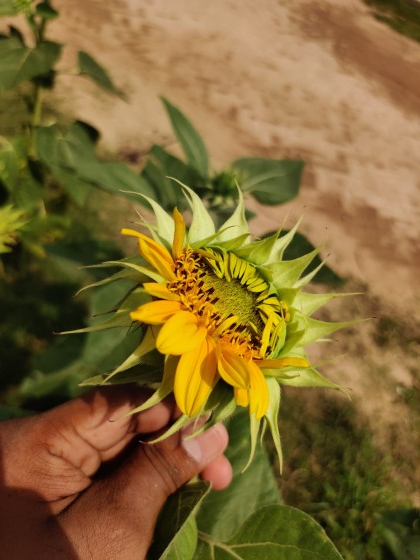
#> input picture Sunflower Compressed/EarlyBloom/EarlyBloom_10 (Small).jpg, 420 x 560 px, given as the content of the folder /home/claude/dataset/extracted/Sunflower Compressed/YoungBud, which was not available
$ python 02_segment_demo.py
#> lines starting #> are read from the running program, lines starting #| are printed output that depends on the picture; after the words box and inside, x2 and y2 are one past the last pixel; in counts of white or black regions, pixels touching at a corner belong together; pictures that were not available may be replaced by others from this repository, and a replacement may not be noted
"""
Stage 2 - Classical DIP Segmentation
Real preprocessed images are segmented to isolate the sunflower head
(capitulum disc + ray florets) from the background (leaves/soil/sky)
using:
  1. HSV color thresholding (yellow/brown hue band) as an initial mask
  2. Otsu thresholding on the Value channel as a secondary cue, combined
  3. Morphological opening + closing to remove noise / fill holes
  4. K-means (k=3) color clustering on the masked region to separate the
     dark disc (florets/seed head) from the yellow ray petals
All operations run on the real dataset images (same source as Stage 1).
"""
import cv2
import numpy as np
import glob
import os
# pyrefly: ignore [missing-import]
import matplotlib.pyplot as plt

DATA_DIR = "/home/claude/dataset/extracted/Sunflower Compressed"
CLASSES = ["YoungBud", "MatureBud", "EarlyBloom", "Healthy", "Wilted"]
OUT = "/home/claude/pipeline/outputs"

def load_image(path, size=256):
#> called with path = '_only/EarlyBloom_10 (Small).jpg', size = 256
    img = cv2.imread(path)
#> img is the input picture: shape (560, 420, 3); mean B, G, R 51.7, 104.6, 129.7
    img = cv2.cvtColor(img, cv2.COLOR_BGR2RGB)
    img = cv2.resize(img, (size, size), interpolation=cv2.INTER_AREA)
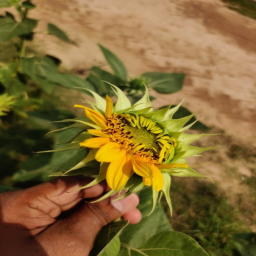
#> img: shape (256, 256, 3); mean R, G, B 129.7, 104.6, 51.7
    return img

def segment_flower(img):
    hsv = cv2.cvtColor(img, cv2.COLOR_RGB2HSV)
#> hsv: shape (256, 256, 3); mean H, S, V 21.9, 161.8, 131.3
    # Yellow/gold/brown hue range typical of sunflower petals & disc (H in OpenCV: 0-179)
    lower = np.array([10, 40, 40])
    upper = np.array([45, 255, 255])
    color_mask = cv2.inRange(hsv, lower, upper)
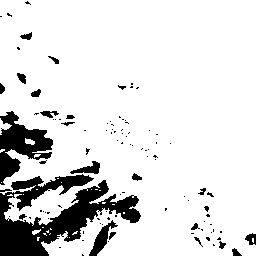
#> color_mask: shape (256, 256); 86.9% white; 103 black regions (80 under 20 px), largest, box (x1, y1, x2, y2) and area: (0, 174, 141, 256) 5153, (0, 111, 53, 185) 1800, (89, 220, 118, 256) 340

    gray = cv2.cvtColor(img, cv2.COLOR_RGB2GRAY)
    blurred = cv2.GaussianBlur(gray, (5, 5), 0)
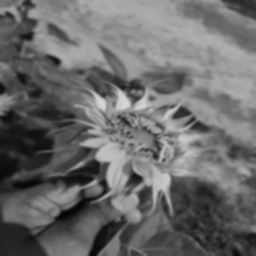
#> blurred: shape (256, 256); min 6, max 214, mean 106.1
    _, otsu_mask = cv2.threshold(blurred, 0, 255, cv2.THRESH_BINARY + cv2.THRESH_OTSU)
#> otsu_mask: shape (256, 256); 53.2% white; 47 black regions (24 under 20 px), largest, box (x1, y1, x2, y2) and area: (0, 0, 152, 256) 19795, (137, 169, 256, 256) 7092, (143, 72, 187, 94) 645

    combined = cv2.bitwise_or(color_mask, cv2.bitwise_and(otsu_mask, color_mask))
    kernel = np.ones((7, 7), np.uint8)
    opened = cv2.morphologyEx(combined, cv2.MORPH_OPEN, kernel, iterations=2)
#> opened: shape (256, 256); 79.6% white; 23 black regions (8 under 20 px), largest, box (x1, y1, x2, y2) and area: (0, 111, 141, 256) 11114, (191, 188, 242, 256) 875, (106, 116, 131, 145) 403
    closed = cv2.morphologyEx(opened, cv2.MORPH_CLOSE, kernel, iterations=2)
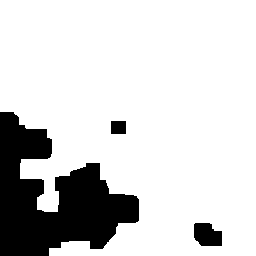
#> closed: shape (256, 256); 82.5% white; 3 black regions, box (x1, y1, x2, y2) and area: (0, 112, 139, 256) 10747, (194, 223, 222, 246) 534, (111, 121, 126, 134) 195

    # keep largest connected component only
    n, labels, stats, _ = cv2.connectedComponentsWithStats(closed, connectivity=8)
#> n = 2; stats = [[0, 112, 222, 144, 11476], [0, 0, 256, 256, 54060]]
    mask = np.zeros_like(closed)
    if n > 1:
        largest = 1 + np.argmax(stats[1:, cv2.CC_STAT_AREA])
#> largest = 1
        mask[labels == largest] = 255

    flower_pixels = img[mask == 255]
    disc_mask = np.zeros_like(mask)
    if len(flower_pixels) > 30:
        Z = flower_pixels.reshape(-1, 3).astype(np.float32)
        criteria = (cv2.TERM_CRITERIA_EPS + cv2.TERM_CRITERIA_MAX_ITER, 15, 1.0)
        k = 3
        _, kmlabels, centers = cv2.kmeans(Z, k, None, criteria, 5, cv2.KMEANS_PP_CENTERS)
#> centers = [[191.6, 154.7, 91.14], [141.1, 113.2, 48.48], [70.05, 68.99, 21.12]]
        # disc cluster = darkest (lowest brightness) cluster among the k means
        brightness = centers.sum(axis=1)
#> brightness = [437.5, 302.8, 160.2]
        disc_cluster = int(np.argmin(brightness))
#> disc_cluster = 2
        full_labels = -1 * np.ones(mask.shape, dtype=int)
        idx = np.where(mask == 255)
        full_labels[idx] = kmlabels.flatten()
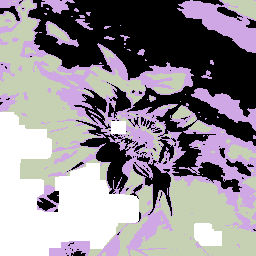
#> full_labels: shape (256, 256) int64; 4 distinct labels, from -1 to 2; one colour per label, 0 black, -1 white
        disc_mask = np.uint8(full_labels == disc_cluster) * 255
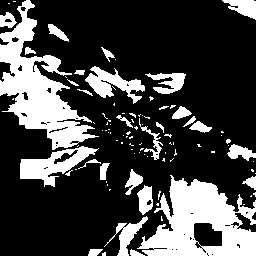
#> disc_mask: shape (256, 256); 26.5% white; 99 white regions (70 under 20 px), largest, box (x1, y1, x2, y2) and area: (137, 175, 256, 256) 5500, (0, 0, 99, 150) 5425, (20, 146, 99, 187) 1330

    area_ratio = float((mask == 255).sum()) / (mask.shape[0] * mask.shape[1])
    disc_ratio = float((disc_mask == 255).sum()) / max(1.0, float((mask == 255).sum()))
#> disc_ratio = 0.321
    return mask, disc_mask, area_ratio, disc_ratio

fig, axes = plt.subplots(5, 3, figsize=(11, 17))
col_titles = ["Preprocessed Input", "Flower Mask (Otsu + HSV + Morphology)", "Disc Mask (K-means, k=3)"]
rows_stats = []
for row, cls in enumerate(CLASSES):
    files = sorted(glob.glob(os.path.join(DATA_DIR, cls, "*.jpg")))
    sample = files[len(files)//2]
    img = load_image(sample)
    mask, disc_mask, area_ratio, disc_ratio = segment_flower(img)
#> area_ratio = 0.825; disc_ratio = 0.321
    rows_stats.append((cls, area_ratio, disc_ratio))
    axes[row,0].imshow(img); axes[row,0].axis('off')
    axes[row,1].imshow(mask, cmap='gray'); axes[row,1].axis('off')
    axes[row,2].imshow(disc_mask, cmap='gray'); axes[row,2].axis('off')
    if row == 0:
        for c in range(3):
            axes[row,c].set_title(col_titles[c], fontsize=11, fontweight='bold')
#> pass 3 of the loop `for row, cls in enumerate(CLASSES):`:
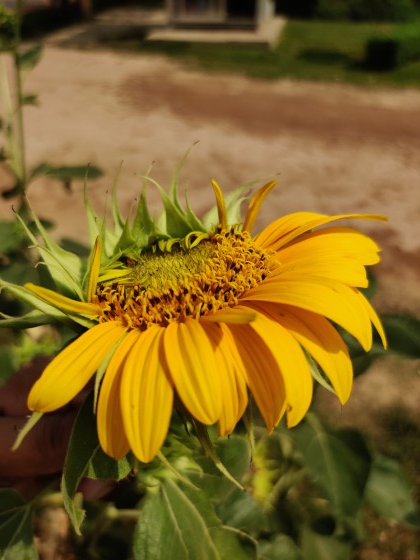
#> input picture Sunflower Compressed/EarlyBloom/EarlyBloom_1012 (Small).jpg, 420 x 560 px
#> in load_image, img is the input picture: shape (560, 420, 3); mean B, G, R 35.9, 101.1, 128.4
#> hsv: shape (256, 256, 3); mean H, S, V 22.2, 180.9, 129.5
#> color_mask: shape (256, 256); 88.9% white; 104 black regions (77 under 20 px), largest, box (x1, y1, x2, y2) and area: (0, 165, 71, 251) 2385, (11, 0, 100, 18) 668, (167, 0, 247, 10) 635
#> otsu_mask: shape (256, 256); 52.9% white; 36 black regions (15 under 20 px), largest, box (x1, y1, x2, y2) and area: (98, 147, 256, 256) 9276, (0, 0, 256, 41) 7752, (0, 132, 131, 256) 7662
#> opened: shape (256, 256); 82.8% white; 20 black regions (7 under 20 px), largest, box (x1, y1, x2, y2) and area: (0, 164, 89, 256) 4762, (113, 0, 256, 34) 1892, (0, 0, 114, 24) 1389
#> closed: shape (256, 256); 88.2% white; 7 black regions, largest, box (x1, y1, x2, y2) and area: (0, 174, 88, 256) 4559, (172, 0, 247, 33) 1178, (15, 0, 88, 19) 1118
#> labels: shape (256, 256) int32; 3 distinct labels, from 0 to 2
#> n = 3; stats = [[0, 0, 256, 256, 7708], [0, 0, 256, 256, 56863], [0, 224, 51, 32, 965]]
#> centers = [[75.12, 66.15, 19.29], [159.5, 124.5, 69.61], [222.2, 164.8, 5.27]]
#> brightness = [160.6, 353.6, 392.3]
#> disc_cluster = 0
#> full_labels: shape (256, 256) int64; 4 distinct labels, from -1 to 2
#> in segment_flower (call 3), `disc_mask = np.uint8(full_labels == disc_cluster) * 255`:
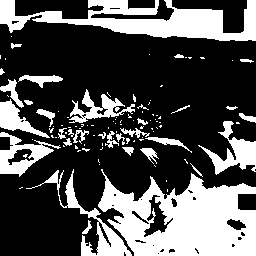
#> disc_mask: shape (256, 256); 31.8% white; 107 white regions (74 under 20 px), largest, box (x1, y1, x2, y2) and area: (98, 169, 256, 256) 8543, (0, 0, 256, 41) 5035, (26, 169, 132, 256) 1432
#> in segment_flower (call 3), `disc_ratio = float((disc_mask == 255).sum()) / max(1.0, float((mask ==..`: disc_ratio = 0.367
#> `mask, disc_mask, area_ratio, disc_ratio = segment_flower(img)`:
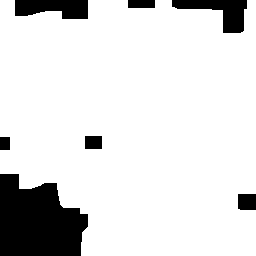
#> mask: shape (256, 256); 86.8% white; 7 black regions, largest, box (x1, y1, x2, y2) and area: (0, 174, 88, 256) 5524, (172, 0, 247, 33) 1178, (15, 0, 88, 19) 1118
#> `mask, disc_mask, area_ratio, disc_ratio = segment_flower(img)`: area_ratio = 0.868; disc_ratio = 0.367
#> the loop made 5 passes; the first 3 are shown
    axes[row,0].text(-0.15, 0.5, cls, transform=axes[row,0].transAxes, fontsize=12, fontweight='bold',
                      rotation=90, va='center', ha='center')

plt.suptitle("Stage 2 \u2014 Classical DIP Segmentation on Real Dataset Samples", fontsize=15, fontweight='bold', y=0.995)
plt.tight_layout(rect=[0, 0, 1, 0.98])
plt.savefig(f"{OUT}/02_segmentation_demo.png", dpi=150, bbox_inches='tight')
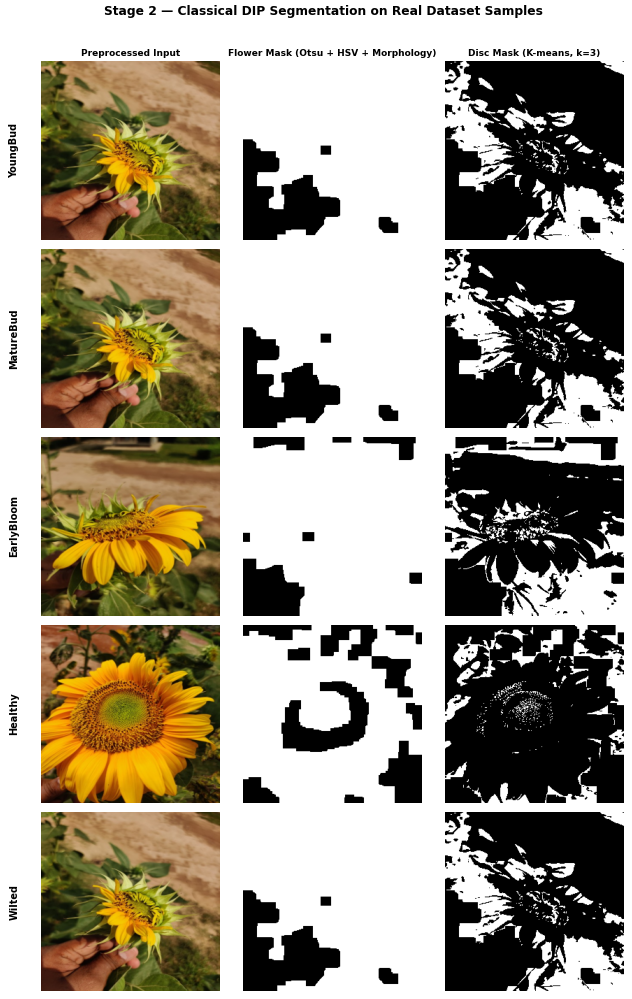
#> figure drawn by matplotlib, 15 panels
print("Saved 02_segmentation_demo.png")
print("\nFlower-area-ratio and disc-ratio (real, measured, not fabricated):")
for cls, ar, dr in rows_stats:
    print(f"  {cls:12s}  flower_area_ratio={ar:.3f}  disc_ratio_of_flower={dr:.3f}")
